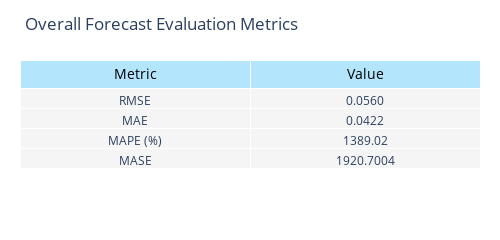
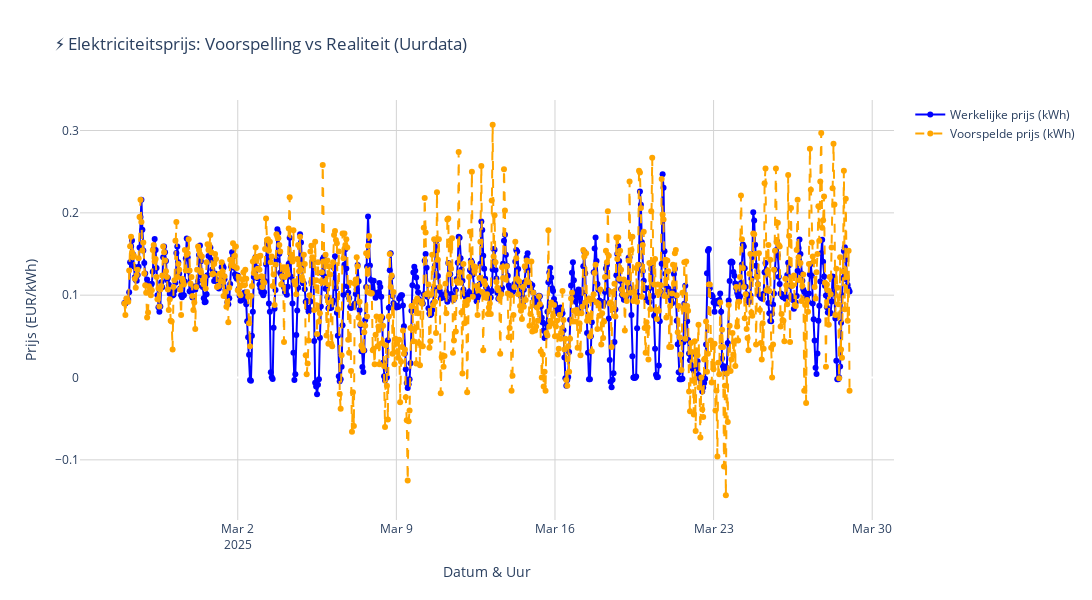
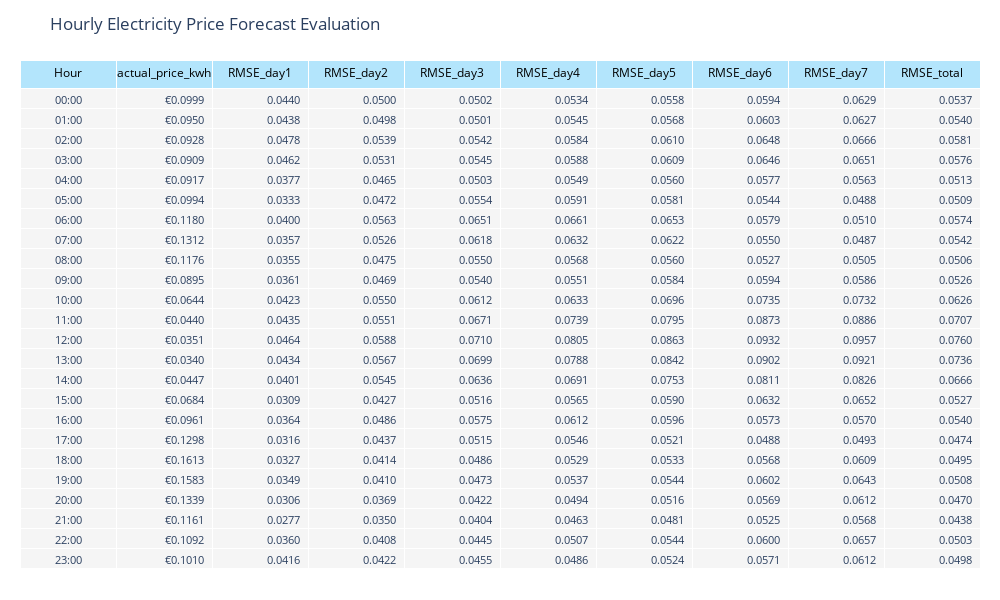
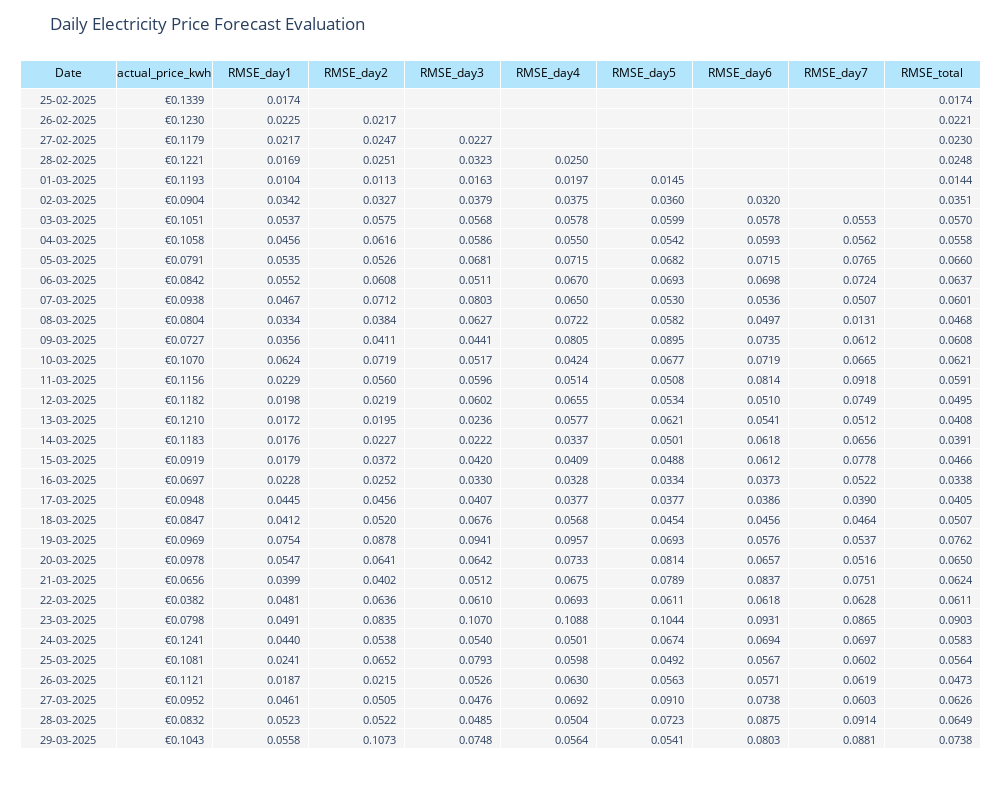

The cell these charts' notebook holds for them, in order:
### Markdown cell above
# Benchmark Forecast Evaluation

This notebook is part of the baseline validation process for hourly and daily electricity price forecasts in the Netherlands.

The **forecast data** originates from [energie.oxygent.nl](https://energie.oxygent.nl), while the **actual day-ahead prices** were obtained from the [ENTSO-E Transparency Platform](https://transparency.entsoe.eu/). Both datasets span the evaluation period from **24 February to 29 March 2025**.

## Objective

The goal of this notebook is to compute and present benchmark error metrics—primarily RMSE—for electricity price forecasts across multiple forecast horizons (1–7 days ahead). This forms a baseline against which more advanced models (e.g. SARIMA, naïve, or deep learning models) will later be compared.

## Structure

### 1. Data Preparation
- Forecast and actual prices are preprocessed and aligned based on hourly resolution.
- Only forecasts with a horizon between 1 and 7 days are retained.

### 2. Metric Evaluation
- Overall error metrics are computed for the entire dataset:  
  **RMSE**, **MAE**, **MAPE**, and **MASE**.

### 3. Aggregation
- Forecast errors are aggregated in two ways:
  - **Hourly Matrix**: Rows = hour of day, Columns = forecast horizon  
  - **Daily Matrix**: Rows = calendar date, Columns = forecast horizon  
- Each matrix includes the actual average price and a total RMSE score.

### 4. Visualization
- Results are displayed as interactive Plotly tables to enable easy inspection and model comparison.

## Notes

- This notebook does **not yet include** SARIMA or naïve forecasts; those will be added in a later phase.
- All transformations and calculations reflect due diligence for benchmarking the baseline model prior to applying more complex methods.

### Code cell
import pandas as pd
import numpy as np
import plotly.graph_objects as go
from plotly.offline import plot
from sklearn.metrics import mean_squared_error, mean_absolute_error
import warnings
warnings.filterwarnings("ignore", category=UserWarning)

# ====================
# 1. Data Inlezen en Voorbereiden
# ====================

# Paden naar de bestanden
forecast_path = "https://raw.githubusercontent.com/tvgerwe/ENEXIS/refs/heads/main/src/data/price_predictions_oxygent/Price_Preds_Processed_20250407.csv"
actuals_path  = "https://raw.githubusercontent.com/tvgerwe/ENEXIS/refs/heads/main/workspaces/redouan/GUI_ENERGY_PRICES_202501010000-202601010000.csv"

# Evaluatieperiode
start_date = pd.Timestamp("2025-02-24")
end_date   = pd.Timestamp("2025-03-29")

# --- Forecast Data ---
forecast_df = pd.read_csv(forecast_path)

# AANGEPASTE CONVERSIE: minuten sinds epoch × 100.000 ms
forecast_df["forecast_datetime"] = pd.to_datetime(forecast_df["x"] * 100000, unit='ms', utc=True)
forecast_df["forecast_datetime"] = forecast_df["forecast_datetime"].dt.tz_localize(None)
forecast_df["target_hour"] = forecast_df["forecast_datetime"].dt.floor("H")

# Parse de timestamp kolom
if forecast_df["timestamp"].dtype == object and isinstance(forecast_df["timestamp"].iloc[0], str):
    forecast_df["fetch_dt"] = pd.to_datetime(forecast_df["timestamp"]).dt.tz_localize(None)
else:
    forecast_df["fetch_dt"] = pd.to_datetime(forecast_df["timestamp"] * 100000, unit='ms', utc=True).dt.tz_localize(None)

# Bereken datum en horizon
forecast_df["issuance_date"] = forecast_df["fetch_dt"].dt.normalize()
forecast_df["target_date"] = forecast_df["target_hour"].dt.normalize()
forecast_df["horizon"] = (forecast_df["target_date"] - forecast_df["issuance_date"]).dt.days

# Filter op horizon (1-7 dagen) en evaluatieperiode
forecast_df = forecast_df[(forecast_df["horizon"] >= 1) & (forecast_df["horizon"] <= 7)]
forecast_df = forecast_df[(forecast_df["target_hour"] >= start_date) & 
                         (forecast_df["target_hour"] <= end_date)].copy()

# --- Actuals Data ---
actuals_df = pd.read_csv(actuals_path, encoding="utf-8-sig")
actuals_df["date_anchor"] = actuals_df["MTU (UTC)"].astype(str).str.split(" - ").str[1]

# Converteer naar datetime
actuals_df["actual_datetime"] = pd.to_datetime(
    actuals_df["date_anchor"], format="%d/%m/%Y %H:%M:%S", errors="coerce"
)

# Bereken prijs in EUR/kWh en target_hour
actuals_df["price_kwh"] = actuals_df["Day-ahead Price (EUR/MWh)"] / 1000
actuals_df["target_hour"] = actuals_df["actual_datetime"].dt.floor("H").dt.tz_localize(None)

# Filter op evaluatieperiode
actuals_df = actuals_df[(actuals_df["target_hour"] >= start_date) & 
                        (actuals_df["target_hour"] <= end_date)].copy()

# Merge forecasts en actuals op target_hour
merged = pd.merge(forecast_df, actuals_df, on="target_hour", how="inner")
merged = merged.dropna(subset=["y", "price_kwh"]).copy()
merged = merged.sort_values("target_hour")

# ====================
# 2. Evaluatie: Bereken de Foutmaten
# ====================
# Bereken overall metrics voor de hele dataset
y_true = merged["price_kwh"]
y_pred = merged["y"]

rmse = np.sqrt(mean_squared_error(y_true, y_pred))
mae  = mean_absolute_error(y_true, y_pred)
mape = np.mean(np.abs((y_true - y_pred) / np.where(y_true != 0, y_true, np.nan))) * 100
mase_scale = np.mean(np.abs(y_true.diff().dropna()))
mase = mae / mase_scale if mase_scale != 0 else np.nan

# ====================
# 3. Aggregatie voor Overzichtsmatrices
# ====================

# --- Aggregated Hourly Matrix ---
merged["hour"] = merged["target_hour"].dt.hour

# Groepeer op 'hour' en 'horizon' en bereken de RMSE
rmse_hour_agg = merged.groupby(["hour", "horizon"]).apply(
    lambda g: np.sqrt(np.mean((g["price_kwh"] - g["y"])**2))
)
rmse_hour_df = pd.DataFrame(rmse_hour_agg, columns=["rmse"]).reset_index()

# Pivot: rijen = hour, kolommen = horizon (1..7)
rmse_hour_pivot = rmse_hour_df.pivot(index="hour", columns="horizon", values="rmse")

# Zorg dat alle uren (0-23) aanwezig zijn in de index
missing_hours = set(range(24)) - set(rmse_hour_pivot.index)
for hour in missing_hours:
    rmse_hour_pivot.loc[hour] = np.nan
rmse_hour_pivot = rmse_hour_pivot.sort_index()

# Zorg dat kolommen voor horizon 1 t/m 7 altijd aanwezig zijn
rmse_hour_pivot = rmse_hour_pivot.reindex(columns=range(1, 8))

# Voeg de gemiddelde actuals toe per uur (over de evaluatieperiode)
actuals_by_hour = merged.groupby("hour")["price_kwh"].mean()
rmse_hour_pivot["Actuals"] = actuals_by_hour

# Bereken Total_rmse over de geldige horizonten
horizon_columns = [col for col in range(1, 8) if col in rmse_hour_pivot.columns]
rmse_hour_pivot["Total_rmse"] = rmse_hour_pivot[horizon_columns].mean(axis=1, skipna=True)

# Zet de kolomvolgorde
ordered_cols = ["Actuals"] + list(range(1, 8)) + ["Total_rmse"]
ordered_cols = [col for col in ordered_cols if col in rmse_hour_pivot.columns]
rmse_hour_pivot = rmse_hour_pivot[ordered_cols]

# --- Aggregated Daily Matrix ---
merged["target_date"] = merged["target_hour"].dt.normalize()
rmse_day_agg = merged.groupby(["target_date", "horizon"]).apply(
    lambda g: np.sqrt(np.mean((g["price_kwh"] - g["y"])**2))
)
rmse_day_df = pd.DataFrame(rmse_day_agg, columns=["rmse"]).reset_index()

# Pivot: rijen = target_date, kolommen = horizon
rmse_day_pivot = rmse_day_df.pivot(index="target_date", columns="horizon", values="rmse")
rmse_day_pivot = rmse_day_pivot.reindex(columns=range(1, 8))
rmse_day_pivot = rmse_day_pivot.sort_index()

# Voeg de gemiddelde actuals toe per dag
actuals_by_day = merged.groupby("target_date")["price_kwh"].mean()
rmse_day_pivot["Actuals"] = actuals_by_day

# Bereken Total_rmse, maar alleen voor geldige horizonten
horizon_columns = [col for col in range(1, 8) if col in rmse_day_pivot.columns]
rmse_day_pivot["Total_rmse"] = rmse_day_pivot[horizon_columns].mean(axis=1, skipna=True)

ordered_cols_day = ["Actuals"] + list(range(1, 8)) + ["Total_rmse"]
ordered_cols_day = [col for col in ordered_cols_day if col in rmse_day_pivot.columns]
rmse_day_pivot = rmse_day_pivot[ordered_cols_day]

#%%
# ====================
# 4. Visualisatie
# ====================

# --- 4.1 Overzicht Metrics ---
metrics_fig = go.Figure(data=[go.Table(
    header=dict(
        values=["Metric", "Value"],
        fill_color='#B3E5FC',
        align='center',
        font=dict(size=14, color='black')
    ),
    cells=dict(
        values=[
            ["RMSE", "MAE", "MAPE (%)", "MASE"],
            [f"{rmse:.4f}", f"{mae:.4f}", f"{mape:.2f}", f"{mase:.4f}"]
        ],
        fill_color='#F5F5F5',
        align='center',
        font=dict(size=12)
    ))
])

metrics_fig.update_layout(
    title="Overall Forecast Evaluation Metrics",
    width=500,
    height=200,
    margin=dict(l=20, r=20, t=60, b=20)
)

metrics_fig.show()

# --- 4.2 Plotly Time Series Graph ---
# Maak een subset van de data voor betere visualisatie (gebruik bijvoorbeeld 1 voorspelling per dag)
# Selecteer voor elk target_hour de eerste voorspelling
timeseries_data = merged.drop_duplicates(subset=['target_hour']).sort_values('target_hour')

# Teken lijndiagram van werkelijke vs. voorspelde prijzen
timeseries_fig = go.Figure()

# Trace voor de werkelijke prijzen
timeseries_fig.add_trace(go.Scatter(
    x=timeseries_data["target_hour"],
    y=timeseries_data["price_kwh"],
    mode="lines+markers",
    name="Werkelijke prijs (kWh)",
    line=dict(color="blue")
))

# Trace voor de voorspelde prijzen
timeseries_fig.add_trace(go.Scatter(
    x=timeseries_data["target_hour"],
    y=timeseries_data["y"],
    mode="lines+markers",
    name="Voorspelde prijs (kWh)",
    line=dict(color="orange", dash="dash")
))

# Layout update
timeseries_fig.update_layout(
    title="⚡ Elektriciteitsprijs: Voorspelling vs Realiteit (Uurdata)",
    xaxis_title="Datum & Uur",
    yaxis_title="Prijs (EUR/kWh)",
    paper_bgcolor="white",
    plot_bgcolor="white",
    xaxis=dict(showgrid=True, gridcolor="lightgray"),
    yaxis=dict(showgrid=True, gridcolor="lightgray"),
    width=1200,  # Aangepaste breedte
    height=600
)

timeseries_fig.show()

# --- 4.3 Plotly Tables voor Matrices ---
# Functie om DataFrame voor te bereiden voor Plotly tabel-visualisatie
def prepare_for_plotly_table(df, is_hourly=True):
    plot_df = df.copy()
    
    # Hernoem kolommen volgens vereist format
    column_mapping = {
        "Actuals": "actual_price_kwh",
        "Total_rmse": "RMSE_total"
    }
    
    # Voeg horizon kolommen toe aan mapping
    for i in range(1, 8):
        if i in plot_df.columns:
            column_mapping[i] = f"RMSE_day{i}"
    
    # Hernoem kolommen waar van toepassing
    plot_df = plot_df.rename(columns=column_mapping)
    
    # Zorg voor de juiste kolomvolgorde
    ordered_cols = ["actual_price_kwh"] + [f"RMSE_day{i}" for i in range(1, 8) if f"RMSE_day{i}" in plot_df.columns] + ["RMSE_total"]
    ordered_cols = [col for col in ordered_cols if col in plot_df.columns]
    plot_df = plot_df[ordered_cols]
    
    # Formateer de indextitel
    if is_hourly:
        index_values = [f"{hour:02d}:00" for hour in plot_df.index]
    else:
        index_values = [date.strftime("%d-%m-%Y") for date in plot_df.index]
    
    # Formateer de waarden in het DataFrame
    if "actual_price_kwh" in plot_df.columns:
        plot_df["actual_price_kwh"] = plot_df["actual_price_kwh"].apply(lambda x: f"€{x:.4f}" if pd.notna(x) else "")
    
    # Formateer RMSE kolommen met 4 decimalen
    for col in plot_df.columns:
        if col.startswith("RMSE_"):
            plot_df[col] = plot_df[col].apply(lambda x: f"{x:.4f}" if pd.notna(x) else "")
    
    return plot_df, index_values

# Bereid DataFrames voor op Plotly tabel visualisatie
rmse_hour_plotly, hour_index_values = prepare_for_plotly_table(rmse_hour_pivot, is_hourly=True)
rmse_day_plotly, day_index_values = prepare_for_plotly_table(rmse_day_pivot, is_hourly=False)

# Definieer kleuren
header_color = '#B3E5FC'  # Lichtblauw
cell_color = '#F5F5F5'    # Lichtgrijs

# Creëer plotly table voor Hourly Matrix
hourly_table = go.Figure(data=[go.Table(
    header=dict(
        values=['Hour'] + list(rmse_hour_plotly.columns),
        fill_color=header_color,
        align='center',
        font=dict(size=12, color='black')
    ),
    cells=dict(
        values=[hour_index_values] + [rmse_hour_plotly[col] for col in rmse_hour_plotly.columns],
        fill_color=cell_color,
        align=['center'] + ['right'] * len(rmse_hour_plotly.columns),
        font=dict(size=11)
    )
)])

# Pas layout aan voor Hourly Table
hourly_table.update_layout(
    title="Hourly Electricity Price Forecast Evaluation",
    width=1000,
    height=600,
    margin=dict(l=20, r=20, t=60, b=20)
)

# Toon Hourly Table
hourly_table.show()

# Creëer plotly table voor Daily Matrix
daily_table = go.Figure(data=[go.Table(
    header=dict(
        values=['Date'] + list(rmse_day_plotly.columns),
        fill_color=header_color,
        align='center',
        font=dict(size=12, color='black')
    ),
    cells=dict(
        values=[day_index_values] + [rmse_day_plotly[col] for col in rmse_day_plotly.columns],
        fill_color=cell_color,
        align=['center'] + ['right'] * len(rmse_day_plotly.columns),
        font=dict(size=11)
    )
)])

# Pas layout aan voor Daily Table
daily_table.update_layout(
    title="Daily Electricity Price Forecast Evaluation",
    width=1000,
    height=800,
    margin=dict(l=20, r=20, t=60, b=20)
)

# Toon Daily Table
daily_table.show()

### Figure 1 — Plotly figure (JSON) as saved in the notebook; plotly's stock layout.template omitted (floating-point values rounded to 4 significant figures)
{"data": [{"cells": {"align": "center", "fill": {"color": "#F5F5F5"}, "font": {"size": 12}, "values": [["RMSE", "MAE", "MAPE (%)", "MASE"], ["0.0560", "0.0422", "1389.02", "1920.7004"]]}, "header": {"align": "center", "fill": {"color": "#B3E5FC"}, "font": {"color": "black", "size": 14}, "values": ["Metric", "Value"]}, "type": "table"}], "layout": {"height": 200, "margin": {"b": 20, "l": 20, "r": 20, "t": 60}, "title": {"text": "Overall Forecast Evaluation Metrics"}, "width": 500}}

### Figure 2 — Plotly figure (JSON) as saved in the notebook; plotly's stock layout.template omitted (floating-point values rounded to 4 significant figures; data arrays with more than 128 entries replaced by an {"elided": "..."} marker saying what was removed)
{"data": [{"line": {"color": "blue"}, "mode": "lines+markers", "name": "Werkelijke prijs (kWh)", "type": "scatter", "x": {"elided": "769 str values"}, "y": {"elided": "769 float values"}}, {"line": {"color": "orange", "dash": "dash"}, "mode": "lines+markers", "name": "Voorspelde prijs (kWh)", "type": "scatter", "x": {"elided": "769 str values"}, "y": {"elided": "769 float values"}}], "layout": {"height": 600, "paper_bgcolor": "white", "plot_bgcolor": "white", "title": {"text": "⚡ Elektriciteitsprijs: Voorspelling vs Realiteit (Uurdata)"}, "width": 1200, "xaxis": {"gridcolor": "lightgray", "showgrid": true, "title": {"text": "Datum & Uur"}}, "yaxis": {"gridcolor": "lightgray", "showgrid": true, "title": {"text": "Prijs (EUR/kWh)"}}}}

### Figure 3 — Plotly figure (JSON) as saved in the notebook; plotly's stock layout.template omitted (floating-point values rounded to 4 significant figures; data arrays with more than 128 entries replaced by an {"elided": "..."} marker saying what was removed)
{"data": [{"cells": {"align": ["center", "right", "right", "right", "right", "right", "right", "right", "right", "right"], "fill": {"color": "#F5F5F5"}, "font": {"size": 11}, "values": {"elided": "10x24 str values"}}, "header": {"align": "center", "fill": {"color": "#B3E5FC"}, "font": {"color": "black", "size": 12}, "values": ["Hour", "actual_price_kwh", "RMSE_day1", "RMSE_day2", "RMSE_day3", "RMSE_day4", "RMSE_day5", "RMSE_day6", "RMSE_day7", "RMSE_total"]}, "type": "table"}], "layout": {"height": 600, "margin": {"b": 20, "l": 20, "r": 20, "t": 60}, "title": {"text": "Hourly Electricity Price Forecast Evaluation"}, "width": 1000}}

### Figure 4 — Plotly figure (JSON) as saved in the notebook; plotly's stock layout.template omitted (floating-point values rounded to 4 significant figures; data arrays with more than 128 entries replaced by an {"elided": "..."} marker saying what was removed)
{"data": [{"cells": {"align": ["center", "right", "right", "right", "right", "right", "right", "right", "right", "right"], "fill": {"color": "#F5F5F5"}, "font": {"size": 11}, "values": {"elided": "10x33 str values"}}, "header": {"align": "center", "fill": {"color": "#B3E5FC"}, "font": {"color": "black", "size": 12}, "values": ["Date", "actual_price_kwh", "RMSE_day1", "RMSE_day2", "RMSE_day3", "RMSE_day4", "RMSE_day5", "RMSE_day6", "RMSE_day7", "RMSE_total"]}, "type": "table"}], "layout": {"height": 800, "margin": {"b": 20, "l": 20, "r": 20, "t": 60}, "title": {"text": "Daily Electricity Price Forecast Evaluation"}, "width": 1000}}
